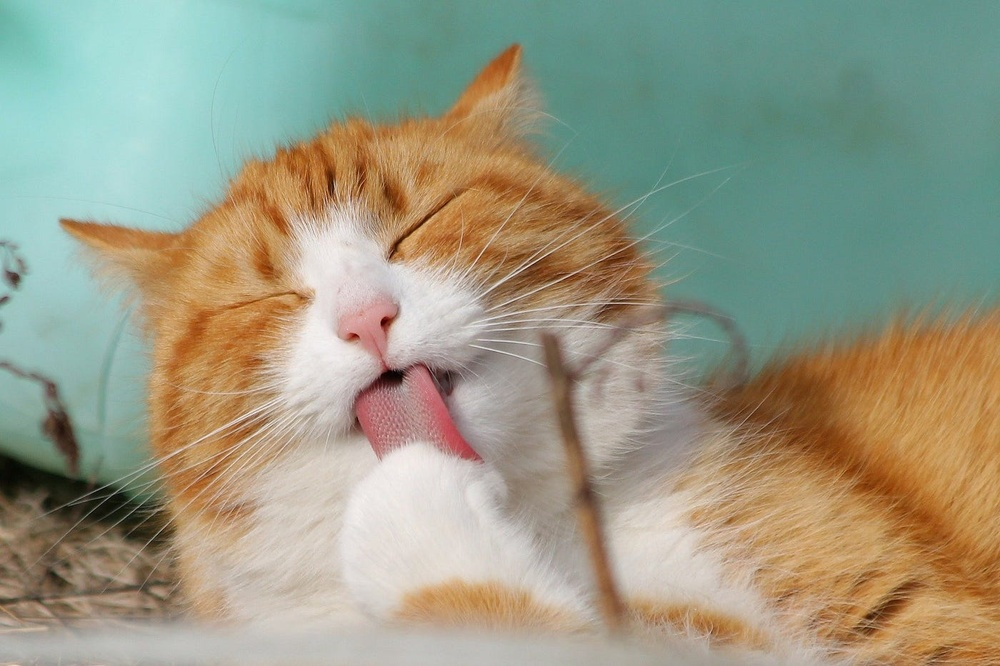
#> input picture Matplotlib/Sample01.jpg, 1000 x 666 px, shrunk from 1400 x 933 before the run
$ python ShowImages01.py
#> lines starting #> are read from the running program, lines starting #| are printed output that depends on the picture
import matplotlib.pyplot as plt
import matplotlib.image as img

fig = plt.figure()
rows = 1
cols = 2

img1 = img.imread('Sample01.jpg')
#> img1 is the input picture: shape (666, 1000, 3); mean R, G, B 153.5, 153.6, 132.2
img2 = img.imread('Sample02.jpg')
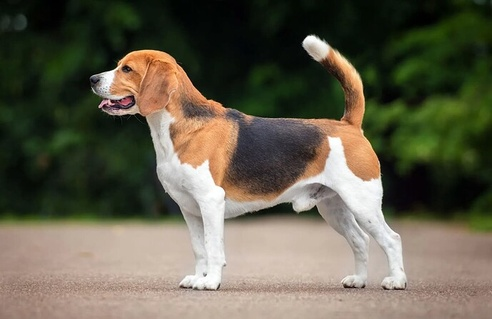
#> input picture Matplotlib/Sample02.jpg, 492 x 319 px, shrunk from 689 x 446 before the run
#> img2 is the input picture: shape (319, 492, 3); mean R, G, B 99.2, 94.7, 77

#img1 = img.imread('Sample01.png')
#img2 = img.imread('Sample02.gif')

ax1 = fig.add_subplot(rows, cols, 1)
ax1.imshow(img1)
ax1.set_title('Jumok community')
#ax1.axis("off")

ax2 = fig.add_subplot(rows, cols, 2)
ax2.imshow(img2)
ax2.set_title('Withered trees')
#ax2.axis("off")

plt.show()
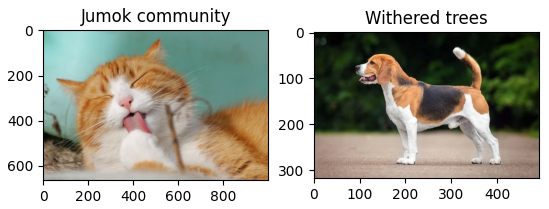
#> figure drawn by matplotlib, 2 panels
